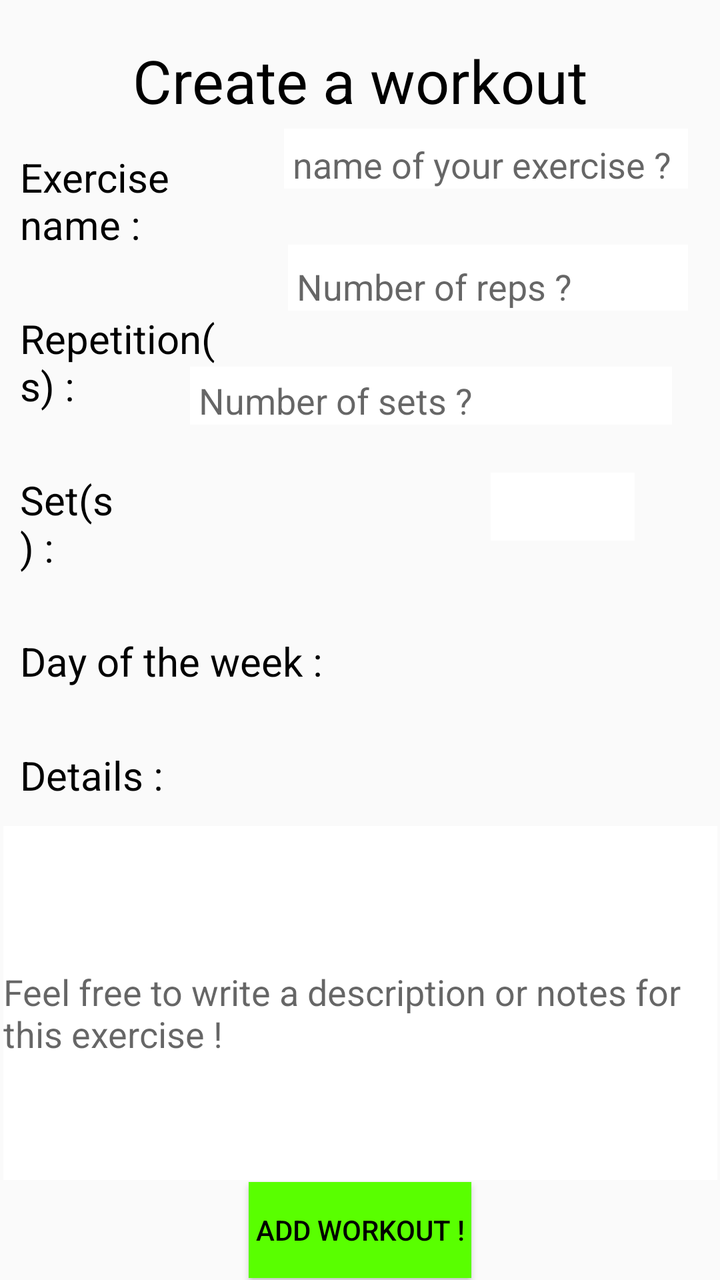
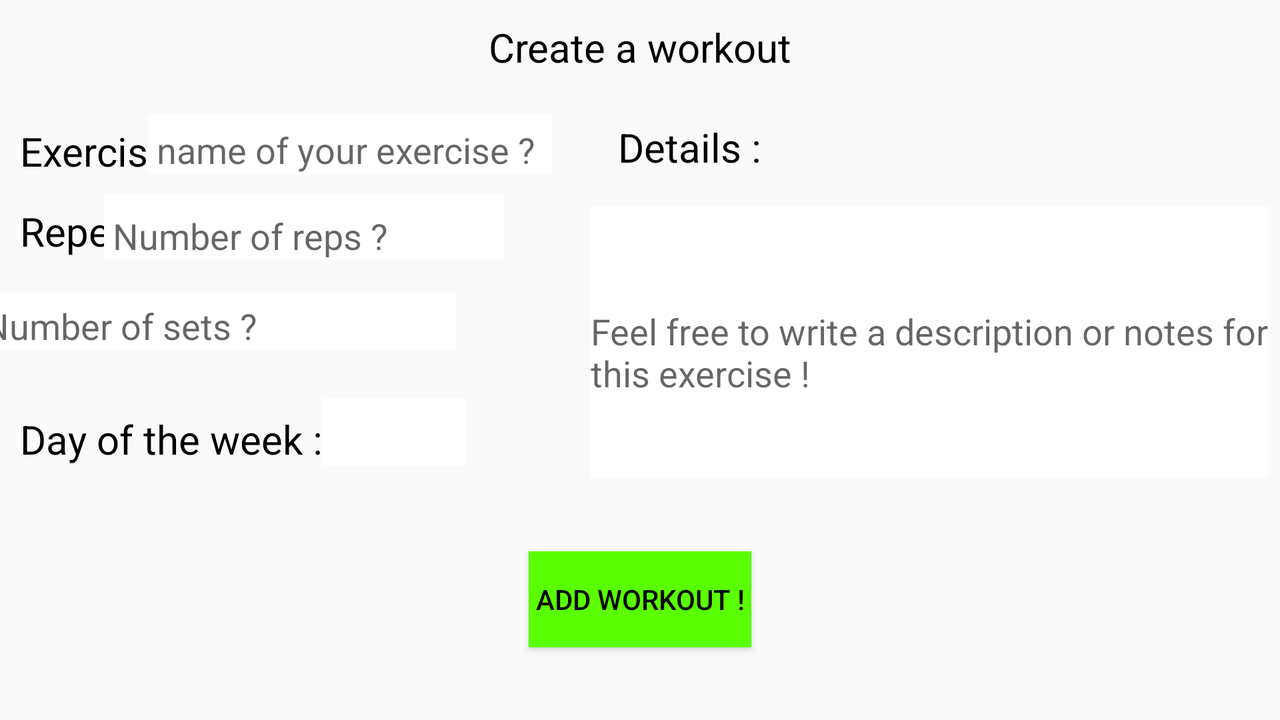

First picture: res/layout/ on a phone held upright. Second picture: the repository's own variant of that layout, on a device whose configuration matches the variant's folder. Source for both follows.
<!-- AndroidManifest.xml: application theme AppTheme -->
<!-- res/layout/create.xml -->
<?xml version="1.0" encoding="utf-8"?>
<androidx.constraintlayout.widget.ConstraintLayout xmlns:android="http://schemas.android.com/apk/res/android"
    xmlns:app="http://schemas.android.com/apk/res-auto"
    xmlns:tools="http://schemas.android.com/tools"
    android:layout_width="match_parent"
    android:layout_height="match_parent"
    android:orientation="vertical">

    <EditText
        android:id="@+id/detailUpdate"
        android:layout_width="357dp"
        android:layout_height="177dp"
        android:layout_alignRight="@+id/exerciseNameDetail"
        android:layout_marginTop="12dp"
        android:background="@color/white"
        android:inputType="text|textMultiLine"
        android:hint="Feel free to write a description or notes for this exercise !"
        android:paddingTop="10dp"
        app:layout_constraintEnd_toEndOf="parent"
        app:layout_constraintStart_toStartOf="parent"
        app:layout_constraintTop_toBottomOf="@+id/details">

    </EditText>

    <TextView
        android:id="@+id/details"
        android:layout_width="0dp"
        android:layout_height="wrap_content"
        android:layout_marginTop="20dp"
        android:layout_weight="1"
        android:paddingLeft="10dp"
        android:paddingTop="10dp"
        android:text="Details : "
        android:textColor="@color/black"
        android:textSize="20sp"
        app:layout_constraintStart_toStartOf="parent"
        app:layout_constraintTop_toBottomOf="@+id/dayOfWeekDetail">

    </TextView>

    <TextView
        android:id="@+id/dayOfWeekDetail"
        android:layout_width="0dp"
        android:layout_height="wrap_content"
        android:layout_marginTop="20dp"
        android:layout_weight="1"
        android:paddingLeft="10dp"
        android:paddingTop="10dp"
        android:text="Day of the week :"
        android:textColor="@color/black"
        android:textSize="20sp"
        app:layout_constraintStart_toStartOf="parent"
        app:layout_constraintTop_toBottomOf="@+id/setDetail">

    </TextView>

    <TextView
        android:id="@+id/titleUpdate"
        android:layout_width="wrap_content"
        android:layout_height="wrap_content"
        android:layout_gravity="center"
        android:paddingTop="20dp"
        android:text="Create a workout"
        android:textColor="@color/black"
        android:textSize="30sp"
        app:layout_constraintEnd_toEndOf="parent"
        app:layout_constraintStart_toStartOf="parent"
        app:layout_constraintTop_toTopOf="parent">

    </TextView>

    <TextView
        android:id="@+id/exerciseNameDetail"
        android:layout_width="0dp"
        android:layout_height="wrap_content"
        android:layout_marginTop="65dp"
        android:layout_weight="1"
        android:paddingLeft="10dp"
        android:paddingTop="10dp"
        android:text="Exercise name : "
        android:textColor="@color/black"
        android:textSize="20sp"
        app:layout_constraintEnd_toStartOf="@+id/exerciseNameUpdate"
        app:layout_constraintStart_toStartOf="parent"
        app:layout_constraintTop_toTopOf="parent">

    </TextView>

    <TextView
        android:id="@+id/repetitionDetail"
        android:layout_width="0dp"
        android:layout_height="wrap_content"
        android:layout_marginTop="20dp"
        android:layout_marginEnd="31dp"
        android:layout_marginRight="31dp"
        android:layout_weight="1"
        android:paddingLeft="10dp"
        android:paddingTop="10dp"
        android:text="Repetition(s) : "
        android:textColor="@color/black"
        android:textSize="20sp"
        app:layout_constraintEnd_toStartOf="@+id/repetitionUpdate"
        app:layout_constraintStart_toStartOf="parent"
        app:layout_constraintTop_toBottomOf="@+id/exerciseNameDetail">

    </TextView>

    <TextView
        android:id="@+id/setDetail"
        android:layout_width="0dp"
        android:layout_height="wrap_content"
        android:layout_marginTop="20dp"
        android:layout_marginEnd="36dp"
        android:layout_marginRight="36dp"
        android:layout_weight="1"
        android:paddingLeft="10dp"
        android:paddingTop="10dp"
        android:text="Set(s) :"
        android:textColor="@color/black"
        android:textSize="20sp"
        app:layout_constraintEnd_toStartOf="@id/setUpdate"
        app:layout_constraintStart_toStartOf="parent"
        app:layout_constraintTop_toBottomOf="@+id/repetitionDetail">

    </TextView>

    <EditText
        android:id="@+id/exerciseNameUpdate"
        android:layout_width="202dp"
        android:layout_height="30dp"
        android:layout_alignRight="@+id/exerciseNameDetail"
        android:layout_marginTop="4dp"
        android:layout_marginBottom="10dp"
        android:layout_marginEnd="16dp"
        android:layout_marginRight="16dp"
        android:background="@color/white"
        android:inputType="text"
        android:hint=" name of your exercise ?"
        android:paddingTop="10dp"
        app:layout_constraintEnd_toEndOf="parent"
        app:layout_constraintTop_toBottomOf="@+id/titleUpdate">

    </EditText>

    <EditText
        android:id="@+id/repetitionUpdate"
        android:layout_width="200dp"
        android:layout_height="33dp"
        android:layout_alignRight="@+id/exerciseNameDetail"
        android:layout_marginTop="28dp"
        android:layout_marginEnd="16dp"
        android:layout_marginRight="16dp"
        android:background="@color/white"
        android:inputType="number"
        android:hint=" Number of reps ?"
        android:paddingTop="10dp"
        app:layout_constraintEnd_toEndOf="parent"
        app:layout_constraintTop_toBottomOf="@+id/exerciseNameUpdate">

    </EditText>

    <EditText
        android:id="@+id/setUpdate"
        android:layout_width="241dp"
        android:layout_height="29dp"
        android:layout_alignRight="@+id/exerciseNameDetail"
        android:layout_marginTop="28dp"
        android:layout_marginEnd="24dp"
        android:layout_marginRight="24dp"
        android:background="@color/white"
        android:inputType="number"
        android:hint=" Number of sets ?"
        android:paddingTop="10dp"
        app:layout_constraintEnd_toEndOf="parent"
        app:layout_constraintTop_toBottomOf="@+id/repetitionUpdate">

    </EditText>

    <Spinner
        android:id="@+id/dayOfWeekSpinner"
        android:layout_width="72dp"
        android:layout_height="34dp"
        android:layout_marginStart="84dp"
        android:layout_marginLeft="84dp"
        android:layout_marginTop="24dp"
        android:background="@color/white"
        android:dropDownSelector="@color/grey"
        app:layout_constraintStart_toEndOf="@+id/dayOfWeekDetail"
        app:layout_constraintTop_toBottomOf="@+id/setUpdate">

    </Spinner>

    <Button
        android:id="@+id/addExercise"
        android:layout_width="wrap_content"
        android:layout_height="wrap_content"
        android:text=" Add Workout ! "
        android:background="@color/green"
        android:textColor="@color/black"
        app:layout_constraintBottom_toBottomOf="parent"
        app:layout_constraintEnd_toEndOf="parent"
        app:layout_constraintStart_toStartOf="parent"
        app:layout_constraintTop_toBottomOf="@+id/detailUpdate" />

    <TextView
        android:id="@+id/error"
        android:layout_width="328dp"
        android:layout_height="29dp"
        android:layout_marginTop="16dp"
        android:textColor="@color/red"
        app:layout_constraintEnd_toEndOf="parent"
        app:layout_constraintHorizontal_bias="0.493"
        app:layout_constraintStart_toStartOf="parent"
        app:layout_constraintTop_toBottomOf="@+id/detailUpdate" />


</androidx.constraintlayout.widget.ConstraintLayout>
<!-- resources referenced by this layout -->
<resources>
  <color name="black">#000000</color>
  <color name="green">#59FF00</color>
  <color name="grey">#BDBDBD</color>
  <color name="red">#FF0000</color>
  <color name="white">#FFFFFF</color>
  <style name="AppTheme" parent="Theme.AppCompat.Light.DarkActionBar">
          
          <item name="actionBarStyle">@style/MyActionBar</item>
          <item name="listMenuViewStyle">@style/MyActionBar</item>
      </style>
  <style name="MyActionBar" parent="@style/Widget.AppCompat.Light.ActionBar.Solid.Inverse">
          <item name="background">@color/green_dark</item>
          <item name="titleTextStyle">@style/MyActionBarTitle</item>
      </style>
  <color name="green_dark">#4AD116</color>
  <style name="MyActionBarTitle" parent="@style/TextAppearance.AppCompat.Widget.ActionBar.Title">
          <item name="android:textColor">@color/white</item>
      </style>
</resources>
<!-- res/layout-land/create.xml (the repository's variant of the layout above) -->
<!-- drawn on the phone turned sideways -->
<?xml version="1.0" encoding="utf-8"?>
<androidx.constraintlayout.widget.ConstraintLayout xmlns:android="http://schemas.android.com/apk/res/android"
    xmlns:app="http://schemas.android.com/apk/res-auto"
    xmlns:tools="http://schemas.android.com/tools"
    android:layout_width="match_parent"
    android:layout_height="match_parent"
    android:orientation="vertical">

    <EditText
        android:id="@+id/detailUpdate"
        android:layout_width="339dp"
        android:layout_height="136dp"
        android:layout_alignRight="@+id/exerciseNameDetail"
        android:layout_marginTop="16dp"
        android:background="@color/white"
        android:hint="Feel free to write a description or notes for this exercise !"
        android:inputType="text|textMultiLine"
        android:paddingTop="10dp"
        app:layout_constraintEnd_toEndOf="parent"
        app:layout_constraintHorizontal_bias="0.981"
        app:layout_constraintStart_toStartOf="parent"
        app:layout_constraintTop_toBottomOf="@+id/details">

    </EditText>

    <TextView
        android:id="@+id/details"
        android:layout_width="0dp"
        android:layout_height="wrap_content"
        android:layout_marginStart="23dp"
        android:layout_marginLeft="23dp"
        android:layout_marginTop="13dp"
        android:layout_marginEnd="255dp"
        android:layout_marginRight="255dp"
        android:layout_weight="1"
        android:paddingLeft="10dp"
        android:paddingTop="10dp"
        android:text="Details : "
        android:textColor="@color/black"
        android:textSize="20sp"
        app:layout_constraintEnd_toEndOf="parent"
        app:layout_constraintStart_toEndOf="@+id/exerciseNameUpdate"
        app:layout_constraintTop_toBottomOf="@+id/titleUpdate">

    </TextView>

    <TextView
        android:id="@+id/dayOfWeekDetail"
        android:layout_width="0dp"
        android:layout_height="wrap_content"
        android:layout_marginTop="20dp"
        android:layout_weight="1"
        android:paddingLeft="10dp"
        android:paddingTop="10dp"
        android:text="Day of the week :"
        android:textColor="@color/black"
        android:textSize="20sp"
        app:layout_constraintStart_toStartOf="parent"
        app:layout_constraintTop_toBottomOf="@+id/setDetail">

    </TextView>

    <TextView
        android:id="@+id/titleUpdate"
        android:layout_width="wrap_content"
        android:layout_height="wrap_content"
        android:layout_gravity="center"
        android:paddingTop="10dp"
        android:text="Create a workout"
        android:textColor="@color/black"
        android:textSize="20sp"
        app:layout_constraintEnd_toEndOf="parent"
        app:layout_constraintStart_toStartOf="parent"
        app:layout_constraintTop_toTopOf="parent">

    </TextView>

    <TextView
        android:id="@+id/exerciseNameDetail"
        android:layout_width="173dp"
        android:layout_height="32dp"
        android:layout_marginTop="52dp"
        android:layout_weight="1"
        android:paddingLeft="10dp"
        android:paddingTop="10dp"
        android:text="Exercise name : "
        android:textColor="@color/black"
        android:textSize="20sp"
        app:layout_constraintEnd_toStartOf="@+id/exerciseNameUpdate"
        app:layout_constraintHorizontal_bias="0.0"
        app:layout_constraintStart_toStartOf="parent"
        app:layout_constraintTop_toTopOf="parent">

    </TextView>

    <TextView
        android:id="@+id/repetitionDetail"
        android:layout_width="143dp"
        android:layout_height="37dp"
        android:layout_marginTop="8dp"
        android:layout_marginEnd="31dp"
        android:layout_marginRight="31dp"
        android:layout_weight="1"
        android:paddingLeft="10dp"
        android:paddingTop="10dp"
        android:text="Repetition(s) : "
        android:textColor="@color/black"
        android:textSize="20sp"
        app:layout_constraintEnd_toStartOf="@+id/repetitionUpdate"
        app:layout_constraintHorizontal_bias="0.0"
        app:layout_constraintStart_toStartOf="parent"
        app:layout_constraintTop_toBottomOf="@+id/exerciseNameDetail">

    </TextView>

    <TextView
        android:id="@+id/setDetail"
        android:layout_width="87dp"
        android:layout_height="39dp"
        android:layout_marginTop="8dp"
        android:layout_marginEnd="36dp"
        android:layout_marginRight="36dp"
        android:layout_weight="1"
        android:paddingLeft="10dp"
        android:paddingTop="10dp"
        android:text="Set(s) :"
        android:textColor="@color/black"
        android:textSize="20sp"
        app:layout_constraintEnd_toStartOf="@id/setUpdate"
        app:layout_constraintHorizontal_bias="0.0"
        app:layout_constraintStart_toStartOf="parent"
        app:layout_constraintTop_toBottomOf="@+id/repetitionDetail">

    </TextView>

    <EditText
        android:id="@+id/exerciseNameUpdate"
        android:layout_width="202dp"
        android:layout_height="30dp"
        android:layout_alignRight="@+id/exerciseNameDetail"
        android:layout_marginTop="20dp"
        android:layout_marginEnd="364dp"
        android:layout_marginRight="364dp"
        android:background="@color/white"
        android:hint=" name of your exercise ?"
        android:inputType="text"
        android:paddingTop="10dp"
        app:layout_constraintEnd_toEndOf="parent"
        app:layout_constraintTop_toBottomOf="@+id/titleUpdate">

    </EditText>

    <EditText
        android:id="@+id/repetitionUpdate"
        android:layout_width="200dp"
        android:layout_height="33dp"
        android:layout_alignRight="@+id/exerciseNameDetail"
        android:layout_marginTop="10dp"
        android:layout_marginEnd="388dp"
        android:layout_marginRight="388dp"
        android:background="@color/white"
        android:hint=" Number of reps ?"
        android:inputType="number"
        android:paddingTop="10dp"
        app:layout_constraintEnd_toEndOf="parent"
        app:layout_constraintTop_toBottomOf="@+id/exerciseNameUpdate">

    </EditText>

    <EditText
        android:id="@+id/setUpdate"
        android:layout_width="241dp"
        android:layout_height="29dp"
        android:layout_alignRight="@+id/exerciseNameDetail"
        android:layout_marginTop="16dp"
        android:layout_marginEnd="412dp"
        android:layout_marginRight="412dp"
        android:background="@color/white"
        android:hint=" Number of sets ?"
        android:inputType="number"
        android:paddingTop="10dp"
        app:layout_constraintEnd_toEndOf="parent"
        app:layout_constraintTop_toBottomOf="@+id/repetitionUpdate">

    </EditText>

    <Spinner
        android:id="@+id/dayOfWeekSpinner"
        android:layout_width="72dp"
        android:layout_height="34dp"
        android:layout_marginTop="24dp"
        android:background="@color/white"
        android:dropDownSelector="@color/grey"
        app:layout_constraintStart_toEndOf="@+id/dayOfWeekDetail"
        app:layout_constraintTop_toBottomOf="@+id/setUpdate">

    </Spinner>

    <Button
        android:id="@+id/addExercise"
        android:layout_width="wrap_content"
        android:layout_height="wrap_content"
        android:text=" Add Workout ! "
        android:background="@color/green"
        android:textColor="@color/black"
        app:layout_constraintBottom_toBottomOf="parent"
        app:layout_constraintEnd_toEndOf="parent"
        app:layout_constraintStart_toStartOf="parent"
        app:layout_constraintTop_toBottomOf="@+id/detailUpdate" />

    <TextView
        android:id="@+id/error"
        android:layout_width="328dp"
        android:layout_height="29dp"
        android:layout_marginTop="12dp"
        android:gravity="center"
        android:textColor="@color/red"
        app:layout_constraintEnd_toEndOf="parent"
        app:layout_constraintHorizontal_bias="0.0"
        app:layout_constraintStart_toStartOf="parent"
        app:layout_constraintTop_toBottomOf="@+id/detailUpdate" />


</androidx.constraintlayout.widget.ConstraintLayout>
